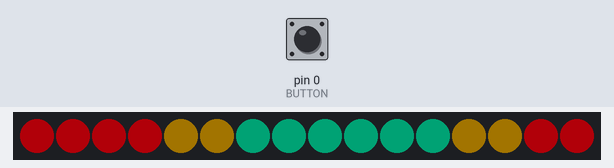
Bench run of a sketch on a simulated Arduino Uno, built with avr-gcc and run on an emulated ATmega328P. Parts: 16 RGB LEDs in strip order, left to right. Inputs (shaded band) come from the test bench; at power-on: pin 0 (BUTTON) LOW. Dim RGB values are drawn brighter than linear; random numbers use the default seed unless the sketch sets one.

Above: at 1.4 s.
1.5 s: pin 0 (BUTTON) pulled HIGH for 0.25 s
At 1.73 s:
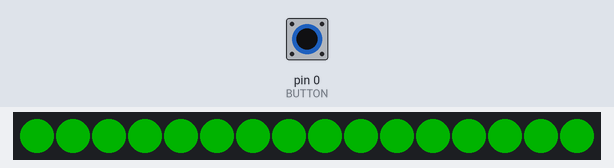
3.2 s: pin 0 (BUTTON) pulled HIGH for 1 s
At 3.39 s:
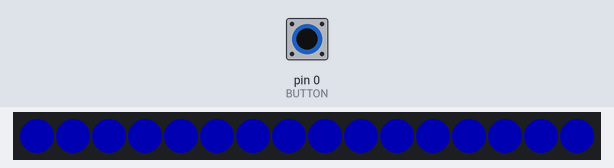
5.7 s: pin 0 (BUTTON) pulled HIGH for 0.25 s
At 6.19 s:
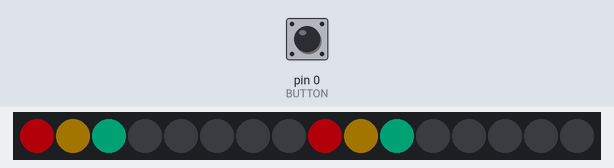

The sketch:

panpride.ino
```cpp
/*
 * Bi Pride Necklace
 * by brightcolorfulflickers
 * August 2016
 *
 * github.com/brightcolorfulflickers
 * brightcolorfulflickers.tumblr.com
 * instagram.com/brightcolorfulflickers
 */

#include <Adafruit_NeoPixel.h>
#ifdef __AVR__
  #include <avr/power.h>
#endif

#define LED_PIN 1
#define BUTTON 0
#define GNDPIN 2
#define NUM_LEDS 16
int modeCount = 0;
const byte numModes = 4;

unsigned long lastButtonCheck = 0;
const unsigned long buttonDebounceTime = 200; //200 ms
bool firstUpdate = false;

byte buttonFlag;//this flag is used to communicate to the main loop that a new value was read.

Adafruit_NeoPixel strip = Adafruit_NeoPixel(NUM_LEDS, LED_PIN, NEO_GRB + NEO_KHZ800);

// Colors!
const uint32_t pan_blue = 38505;// = Wheel(120);
const uint32_t pan_pink = 15728655;// = Wheel(250);
const uint32_t pan_yellow = 9857280;// = Wheel(35);

const uint32_t white = 16777215;// = strip.Color(255, 255, 255);
const uint32_t black = 0;

//Flags!
const uint32_t panFlag[NUM_LEDS] = {pan_pink, pan_pink, pan_pink, pan_pink, pan_yellow, pan_yellow, pan_blue, pan_blue, pan_blue, pan_blue, pan_blue, pan_blue, pan_yellow, pan_yellow, pan_pink, pan_pink};
const uint32_t panChase[NUM_LEDS] = {pan_pink, pan_yellow, pan_blue, black, black, black, black, black, pan_pink, pan_yellow, pan_blue, black, black, black, black, black};

void setup() {
  strip.begin();
  strip.setBrightness(60);
  strip.show(); // Initialize all pixels to 'off'
  pinMode(BUTTON, INPUT);
  pinMode(GNDPIN, OUTPUT);
  digitalWrite(GNDPIN, LOW);
}

void loop() {
  //if debounce time has passed, check button
  if ((unsigned long)(millis() - lastButtonCheck) > buttonDebounceTime) {
    int buttonRead = digitalRead(BUTTON);
    if (buttonRead == HIGH) {
      buttonFlag = 1; //set the flag that tells the loop() that a button was pushed
    }
    lastButtonCheck = millis();
  }

  //if button has been pressed, update the display (or if it's never been set)
  if (buttonFlag == 1 || firstUpdate == false) {
    buttonFlag = 0; //clear button press
    if (firstUpdate == false) {
      firstUpdate = true; //the first update has occurred
    }
    else { // otherwise, increment mode counter as usual
      modeCount++;
      //Debug -- See which mode you're in when you click
      uint32_t tempcolor;
      if (modeCount % numModes == 0) {
        tempcolor = strip.Color(255,0,0);
      }
      else if (modeCount % numModes == 1) {
        tempcolor = strip.Color(0,255,0);
      }
      else if (modeCount % numModes == 2) {
        tempcolor = strip.Color(0,0,255);
      }
      else if (modeCount % numModes == 3) {
        tempcolor = strip.Color(128,128,0);
      }
      for(uint8_t i=0; i<strip.numPixels(); i++) {
        strip.setPixelColor(i, tempcolor);
      }
      strip.show();
      delay(250);
    }

  }
  if (modeCount % numModes == 0) {
    FlagDisplay();
  }
  else if (modeCount % numModes == 1) {
    FlagRotate(200);
  }
  else if (modeCount % numModes == 2) {
    ColorChase(100);
  }
  else if (modeCount % numModes == 3) { //random mode!

    int randMode = random(numModes-1); // choose a random mode
    long randTime = random(3000, 15000); // keep for a random time from 3-15 seconds
    long startMode = millis();
    if (randMode == 0) {
      while ((unsigned long)(millis() - startMode) < randTime) {
        FlagDisplay();
        if (intDelay()) {
          return;
        }
      }
    }
    else if (randMode == 1) {
      while ((unsigned long)(millis() - startMode) < randTime) {
        FlagRotate(200);
        if (buttonFlag == 1) {
          return;
        }
      }
    }
    else if (randMode == 2) {
      while ((unsigned long)(millis() - startMode) < randTime) {
        ColorChase(100);
        if (buttonFlag == 1) {
          return;
        }
      }

    }
  }

}

// This function appears to have stopped working. Unclear why.
bool intDelay() {
  if ((unsigned long)(millis() - lastButtonCheck) > buttonDebounceTime) {
    int buttonRead = digitalRead(BUTTON);
    lastButtonCheck = millis();
    if (buttonRead == HIGH) {
        buttonFlag = 1; //set the flag that tells the loop() that a button was pushed
        return true; //return to the main loop to change the mode
      }
    else {
      return false;
    }
  }
}

/* PAN PRIDE */

void FlagDisplay() {
  uint8_t i;

  for(i=0; i<strip.numPixels(); i++) {
    strip.setPixelColor(i, panFlag[i]);
  }
  strip.show();
}

void FlagRotate(uint8_t wait) {
  uint8_t i;
  uint8_t j;

  for (j=0; j<strip.numPixels(); j++) {
    for(i=0; i<strip.numPixels(); i++) {
      strip.setPixelColor(i, panFlag[(i+j) % NUM_LEDS]);
    }
    strip.show();
    //we need to check the button in here because of the delay
    long startWait = millis();
    while ((unsigned long)(millis() - startWait) < wait) {
//      if (intDelay()) {
//        return;
//      }
      if ((unsigned long)(millis() - lastButtonCheck) > buttonDebounceTime) {
        int buttonRead = digitalRead(BUTTON);
        lastButtonCheck = millis();
        if (buttonRead == HIGH) {
          buttonFlag = 1; //set the flag that tells the loop() that a button was pushed
          return; //return to the main loop to change the mode
        }
      }
    }
  }
}

void ColorChase(uint8_t wait) {
  uint8_t i;
  uint8_t j;

  for (j=0; j<strip.numPixels(); j++) {
    for(i=0; i<strip.numPixels(); i++) {
      strip.setPixelColor(i, panChase[(i+j) % NUM_LEDS]);
    }
    strip.show();
        //we need to check the button in here because of the delay
    long startWait = millis();
    while ((unsigned long)(millis() - startWait) < wait) {
//      if (intDelay()) {
//        return;
//      }
      if ((unsigned long)(millis() - lastButtonCheck) > buttonDebounceTime) {
        int buttonRead = digitalRead(BUTTON);
        lastButtonCheck = millis();
        if (buttonRead == HIGH) {
          buttonFlag = 1; //set the flag that tells the loop() that a button was pushed
          return; //return to the main loop to change the mode
        }
      }
    }
  }
}

// Input a value 0 to 255 to get a color value.
// The colours are a transition r - g - b - back to r.
uint32_t Wheel(byte WheelPos) {
  WheelPos = 255 - WheelPos;
  if(WheelPos < 85) {
    return strip.Color(255 - WheelPos * 3, 0, WheelPos * 3);
  }
  if(WheelPos < 170) {
    WheelPos -= 85;
    return strip.Color(0, WheelPos * 3, 255 - WheelPos * 3);
  }
  WheelPos -= 170;
  return strip.Color(WheelPos * 3, 255 - WheelPos * 3, 0);
}
```

Measured:
- after the input at 1.5 s, the LEDs: change after 0.11 s (image 1)
